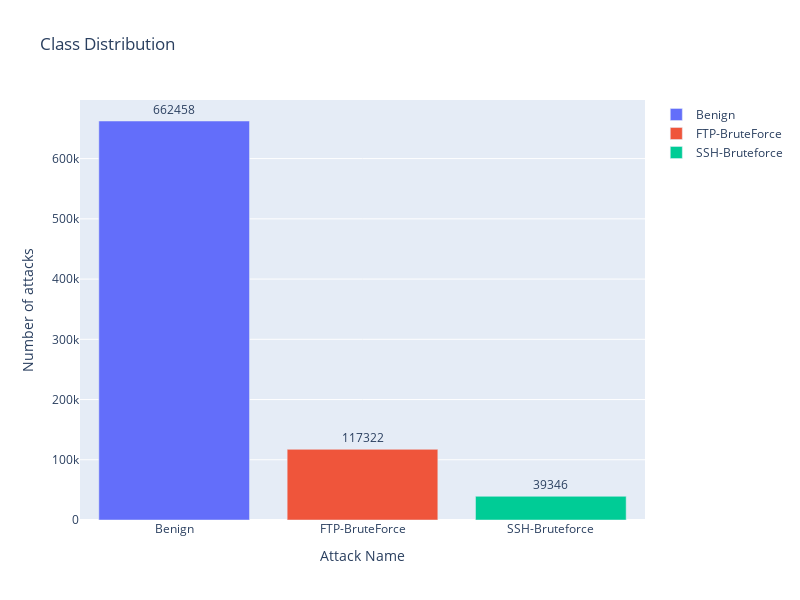

The code cell stored with this chart in its notebook:
### Code cell
from plotly.offline import init_notebook_mode, iplot, plot
import plotly as py
import plotly.express as px
init_notebook_mode(connected=True)
import plotly.graph_objs as go

fig = go.Figure(data=[
    go.Bar(name='Benign', 
           y=df["Label"].value_counts().values[0:1],
           x=['Benign'],
           text = df["Label"].value_counts()[0:1],
           orientation='v',
           textposition='outside',),
    go.Bar(name='FTP-BruteForce', 
           y=df["Label"].value_counts().values[1:2],
           x=['FTP-BruteForce'],
           text = df["Label"].value_counts()[1:2],
           orientation='v',
           textposition='outside',),
    go.Bar(name='SSH-Bruteforce', 
           y=df["Label"].value_counts().values[2:],
           x=['SSH-Bruteforce'],
           text = df["Label"].value_counts()[2:],
           orientation='v',
           textposition='outside',)
])
# Change the bar mode
fig.update_layout(
                  width=800,
                  height=600,
                  title=f'Class Distribution',
                  yaxis_title='Number of attacks',
                  xaxis_title='Attack Name',)
iplot(fig)

### Figure 1 — Plotly figure (JSON) as saved in the notebook; plotly's stock layout.template omitted (floating-point values rounded to 4 significant figures)
{"data": [{"name": "Benign", "orientation": "v", "text": [662458], "textposition": "outside", "type": "bar", "x": ["Benign"], "y": [662458]}, {"name": "FTP-BruteForce", "orientation": "v", "text": [117322], "textposition": "outside", "type": "bar", "x": ["FTP-BruteForce"], "y": [117322]}, {"name": "SSH-Bruteforce", "orientation": "v", "text": [39346], "textposition": "outside", "type": "bar", "x": ["SSH-Bruteforce"], "y": [39346]}], "layout": {"height": 600, "title": {"text": "Class Distribution"}, "width": 800, "xaxis": {"title": {"text": "Attack Name"}}, "yaxis": {"title": {"text": "Number of attacks"}}}}
